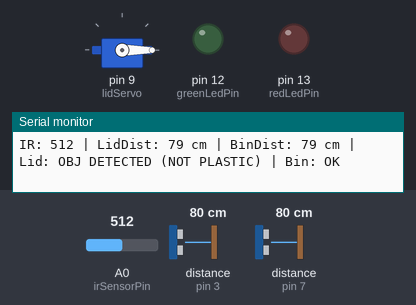
The sketch below on a simulated Arduino Uno, built with avr-gcc and run on an emulated ATmega328P. Parts: servo, output pins drawn as LEDs (lit = HIGH), the last lines printed to the serial monitor. Wiring (inferred from the names in the program): 2 × ultrasonic range finder: trigger pin 2, echo pin 3 / trigger pin 6, echo pin 7. Dashed ring = blinking. Inputs (shaded band) come from the test bench; at power-on: A0 (irSensorPin) = 512, distance to the obstacle (sensors on pin 3, pin 7) 80 cm. The echo pulse lasts 58.3 µs per cm; pins used as bus, display or sensor lines are not drawn.

Above: at 1.2 s.
1.3 s: A0 (irSensorPin) set to 590
2.8 s: A0 (irSensorPin) set to 608
At 4.09 s:
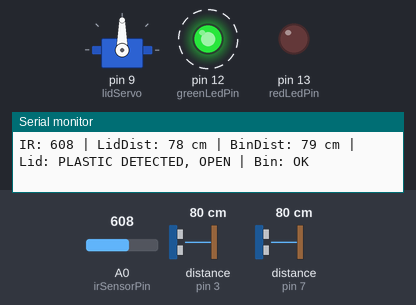
5.8 s: distance to the obstacle (sensor on pin 3) set to 12 cm
8.8 s: distance to the obstacle (sensor on pin 3) set to 9 cm
At 10.6 s:
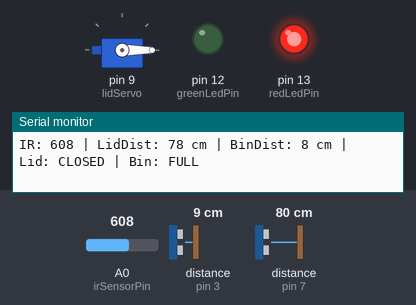
11.2 s: distance to the obstacle (sensor on pin 3) set to 18 cm
At 11.37 s:
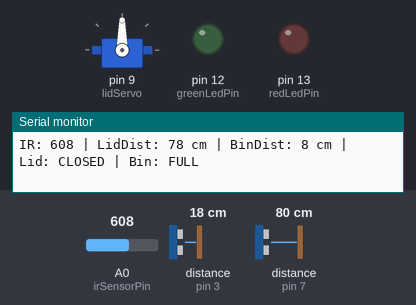
14.2 s: distance to the obstacle (sensor on pin 3) set to 2 cm
At 14.9 s:
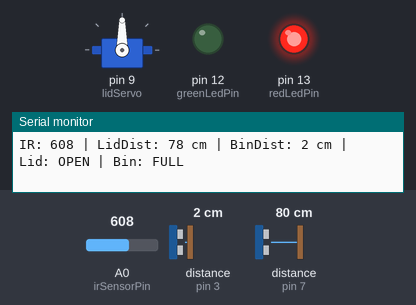
Timing chart, 0 to 17.2 s (numbered marks = the images above; inputs shaded):
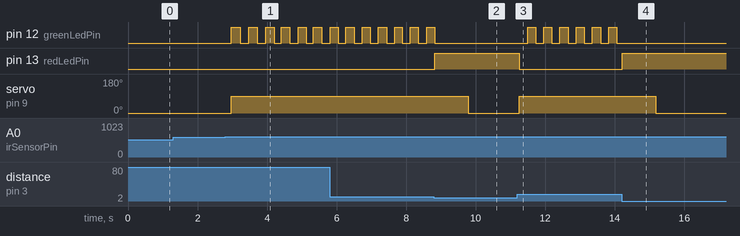

The sketch:

trashcan_withMA.ino
```cpp
#include <Servo.h>

Servo lidServo;

// Sensor pins
const int trigLid = 6, echoLid = 7;
const int trigBin = 2, echoBin = 3;
const int irSensorPin = A0;

// LEDs
const int redLedPin = 13;
const int greenLedPin = 12;

// Configuration constants
const int openAngle = 90;
const int closeAngle = 0;
const int fullThreshold = 10;  // cm
const int openThreshold = 15;  // cm
const int minPlasticIntensity = 600;
const int maxPlasticIntensity = 800;

// Moving Average Filter settings
const int numSamples = 5;
int irSamples[numSamples];
int irIndex = 0;

// Timing
unsigned long previousBlinkTime = 0;
unsigned long previousCloseCheck = 0;
unsigned long lastPrintTime = 0;
const unsigned long blinkInterval = 200;
const unsigned long closeDelay = 1000;
const unsigned long printInterval = 1000;

bool greenLedState = LOW;
bool lidIsOpen = false;

// Get distance from ultrasonic sensor
int getDistance(int trigPin, int echoPin) {
  digitalWrite(trigPin, LOW); delayMicroseconds(2);
  digitalWrite(trigPin, HIGH); delayMicroseconds(10);
  digitalWrite(trigPin, LOW);
  long duration = pulseIn(echoPin, HIGH);
  return duration * 0.034 / 2;
}

// Apply offset to compensate for sensor error
int optimizedDistance(int rawDistance, int sensorType) {
  if (sensorType == 1 && rawDistance > 15 && rawDistance < 30) return rawDistance - 5;
  return rawDistance;
}

// Moving average filter for IR sensor
int getFilteredIR() {
  irSamples[irIndex] = analogRead(irSensorPin);
  irIndex = (irIndex + 1) % numSamples;

  long sum = 0;
  for (int i = 0; i < numSamples; i++) {
    sum += irSamples[i];
  }

  return sum / numSamples;
}

void setup() {
  Serial.begin(9600);
  pinMode(trigLid, OUTPUT); pinMode(echoLid, INPUT);
  pinMode(trigBin, OUTPUT); pinMode(echoBin, INPUT);
  pinMode(irSensorPin, INPUT);
  pinMode(redLedPin, OUTPUT); pinMode(greenLedPin, OUTPUT);

  lidServo.attach(9);
  lidServo.write(closeAngle);

  for (int i = 0; i < numSamples; i++) irSamples[i] = analogRead(irSensorPin); // initialize buffer
}

void loop() {
  int lidDistance = optimizedDistance(getDistance(trigLid, echoLid), 1);
  int binDistance = optimizedDistance(getDistance(trigBin, echoBin), 2);
  bool isFull = (binDistance < fullThreshold);

  int filteredIR = getFilteredIR();
  bool isPlasticDetected = (filteredIR >= minPlasticIntensity && filteredIR <= maxPlasticIntensity);
  bool isObjectDetected = (filteredIR > 50);

  String lidStatus = "";
  String binStatus = isFull ? "FULL" : "OK";

  unsigned long currentMillis = millis();

  // Open lid if plastic is detected
  if (isPlasticDetected && !isFull) {
    lidServo.write(openAngle);
    lidIsOpen = true;
    previousCloseCheck = currentMillis;

    // Blink green LED
    if (currentMillis - previousBlinkTime >= blinkInterval) {
      previousBlinkTime = currentMillis;
      greenLedState = !greenLedState;
      digitalWrite(greenLedPin, greenLedState);
    }

    digitalWrite(redLedPin, LOW);
    lidStatus = "PLASTIC DETECTED, OPEN";

  } else {
    if (lidIsOpen) {
      if ((currentMillis - previousCloseCheck) >= closeDelay) {
        lidServo.write(closeAngle);
        lidIsOpen = false;
        digitalWrite(greenLedPin, LOW);
        lidStatus = "CLOSING";
      } else {
        lidStatus = "OPEN";
      }
    } else {
      lidStatus = "CLOSED";
    }

    if (isFull) {
      digitalWrite(redLedPin, HIGH);
      digitalWrite(greenLedPin, LOW);
    } else {
      digitalWrite(redLedPin, LOW);
      digitalWrite(greenLedPin, LOW);
    }

    if (isObjectDetected && !isPlasticDetected) {
      lidStatus = "OBJ DETECTED (NOT PLASTIC)";
    }
  }

  if (currentMillis - lastPrintTime >= printInterval) {
    lastPrintTime = currentMillis;
    Serial.print("IR: "); Serial.print(filteredIR);
    Serial.print(" | LidDist: "); Serial.print(lidDistance); Serial.print(" cm");
    Serial.print(" | BinDist: "); Serial.print(binDistance); Serial.print(" cm");
    Serial.print(" | Lid: "); Serial.print(lidStatus);
    Serial.print(" | Bin: "); Serial.println(binStatus);
  }

  delay(50);
}
```

Measured:
- the behaviour switches between 599 and 600 on A0 (irSensorPin) (found by bisection; images 0 and 1)
- the behaviour switches between 11 and 10 cm on distance to the obstacle (sensor on pin 3) (found by bisection; images 1 and 2)
- after the input at 2.8 s, pin 12 (greenLedPin): alternates HIGH for 0.24 s and LOW for 0.24 s, starting after 0.17 s; servo on pin 9 (lidServo): 0° → 90° after 0.17 s
- after the input at 8.8 s, pin 12 (greenLedPin): goes on until 8.8 s, then stays LOW; pin 13 (redLedPin): LOW → HIGH at once; servo on pin 9 (lidServo): 90° → 0° after 0.98 s
- after the input at 11.2 s, pin 12 (greenLedPin): alternates HIGH for 0.23 s and LOW for 0.23 s, starting after 0.30 s; pin 13 (redLedPin): HIGH → LOW after 0.06 s; servo on pin 9 (lidServo): 0° → 90° after 0.06 s
- after the input at 14.2 s, pin 12 (greenLedPin): stops changing and stays LOW; pin 13 (redLedPin): LOW → HIGH at once; servo on pin 9 (lidServo): 90° → 0° after 0.98 s
